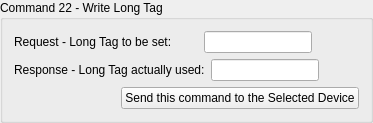
             <widget class="QGroupBox" name="command_22_group">
              <property name="title">
               <string>Command 22 - Write Long Tag</string>
              </property>
              <layout class="QVBoxLayout" name="verticalLayout_29">
               <item>
                <layout class="QHBoxLayout" name="horizontalLayout_68">
                 <item>
                  <widget class="QLabel" name="label_62">
                   <property name="text">
                    <string>Request - Long Tag to be set:        </string>
                   </property>
                  </widget>
                 </item>
                 <item>
                  <widget class="QLineEdit" name="lineEdit_command22_request_long_tag"/>
                 </item>
                 <item>
                  <spacer name="horizontalSpacer_87">
                   <property name="orientation">
                    <enum>Qt::Horizontal</enum>
                   </property>
                   <property name="sizeHint" stdset="0">
                    <size>
                     <width>40</width>
                     <height>20</height>
                    </size>
                   </property>
                  </spacer>
                 </item>
                </layout>
               </item>
               <item>
                <layout class="QHBoxLayout" name="horizontalLayout_69">
                 <item>
                  <widget class="QLabel" name="label_63">
                   <property name="text">
                    <string>Response - Long Tag actually used:</string>
                   </property>
                  </widget>
                 </item>
                 <item>
                  <widget class="QLineEdit" name="lineEdit_command22_response_long_tag">
                   <property name="readOnly">
                    <bool>true</bool>
                   </property>
                  </widget>
                 </item>
                 <item>
                  <spacer name="horizontalSpacer_88">
                   <property name="orientation">
                    <enum>Qt::Horizontal</enum>
                   </property>
                   <property name="sizeHint" stdset="0">
                    <size>
                     <width>40</width>
                     <height>20</height>
                    </size>
                   </property>
                  </spacer>
                 </item>
                </layout>
               </item>
               <item alignment="Qt::AlignRight">
                <widget class="QPushButton" name="send_command22_button">
                 <property name="text">
                  <string>Send this command to the Selected Device</string>
                 </property>
                </widget>
               </item>
              </layout>
             </widget>
